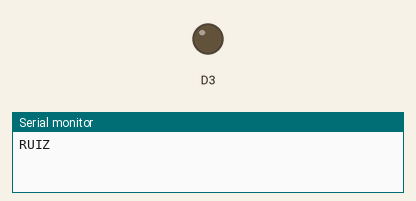
Recording of a sketch running on a simulated ESP8266 (NodeMCU). Parts: output pins drawn as LEDs (lit = HIGH), the last lines printed to the serial monitor.

Above: at 0.5 s.
At 16.5 s:
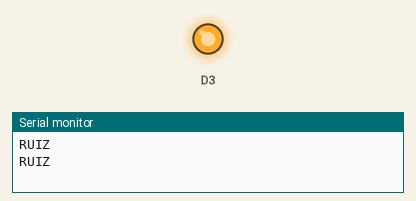
Timing chart, 0 to 18.2 s (numbered marks = the images above):
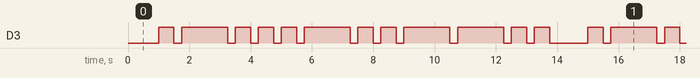

Measured:
- by itself, D3: moves between LOW and HIGH, repeating every 14.0 s
- by itself, everything shown: repeats every 14.0 s, in 24 steps

The sketch:

les_1_Morse_code.ino
```cpp
void setup() {
  // Set pin D3 on the NodeMCU as an
  // output pin so it can send voltages
  Serial.begin(115200);
  pinMode(D3, OUTPUT);

}

void loop() {
  Serial.println("RUIZ");
  delay(1000);

// R in morse code
  // set a voltage on D3
  digitalWrite(D3, HIGH);
  // wait 500 milisecond
  delay(500);
  // remove voltage from D3
  digitalWrite(D3, LOW);
  // wait 250 miliseconds
  delay(250);

  //streep
    // set a voltage on D3
  digitalWrite(D3, HIGH);
  // wait 1500 milisecond
  delay(1500);
  // remove voltage from D3
  digitalWrite(D3, LOW);
  // wait 250 miliseconds
  delay(250);

  // stip
    // set a voltage on D3
  digitalWrite(D3, HIGH);
  // wait 500 milisecond
  delay(500);
  // remove voltage from D3
  digitalWrite(D3, LOW);
  // wait 250 miliseconds
  delay(250);

// U in morse code
  // stip
    // set a voltage on D3
  digitalWrite(D3, HIGH);
  // wait 500 milisecond
  delay(500);
  // remove voltage from D3
  digitalWrite(D3, LOW);
  // wait 250 miliseconds
  delay(250);

  // stip
    // set a voltage on D3
  digitalWrite(D3, HIGH);
  // wait 500 milisecond
  delay(500);
  // remove voltage from D3
  digitalWrite(D3, LOW);
  // wait 250 miliseconds
  delay(250);

  //streep
    // set a voltage on D3
  digitalWrite(D3, HIGH);
  // wait 1500 milisecond
  delay(1500);
  // remove voltage from D3
  digitalWrite(D3, LOW);
  // wait 250 miliseconds
  delay(250);

// I in morse code
  // stip
    // set a voltage on D3
  digitalWrite(D3, HIGH);
  // wait 500 milisecond
  delay(500);
  // remove voltage from D3
  digitalWrite(D3, LOW);
  // wait 250 miliseconds
  delay(250);

  // stip
    // set a voltage on D3
  digitalWrite(D3, HIGH);
  // wait 500 milisecond
  delay(500);
  // remove voltage from D3
  digitalWrite(D3, LOW);
  // wait 250 miliseconds
  delay(250);

// Z in morse code
  //streep
    // set a voltage on D3
  digitalWrite(D3, HIGH);
  // wait 1500 milisecond
  delay(1500);
  // remove voltage from D3
  digitalWrite(D3, LOW);
  // wait 250 miliseconds
  delay(250);

  //streep
    // set a voltage on D3
  digitalWrite(D3, HIGH);
  // wait 1500 milisecond
  delay(1500);
  // remove voltage from D3
  digitalWrite(D3, LOW);
  // wait 250 miliseconds
  delay(250);

  // stip
    // set a voltage on D3
  digitalWrite(D3, HIGH);
  // wait 500 milisecond
  delay(500);
  // remove voltage from D3
  digitalWrite(D3, LOW);
  // wait 250 miliseconds
  delay(250);

  // stip
    // set a voltage on D3
  digitalWrite(D3, HIGH);
  // wait 500 milisecond
  delay(500);
  // remove voltage from D3
  digitalWrite(D3, LOW);
  // wait 250 miliseconds
  delay(250);

}
```
